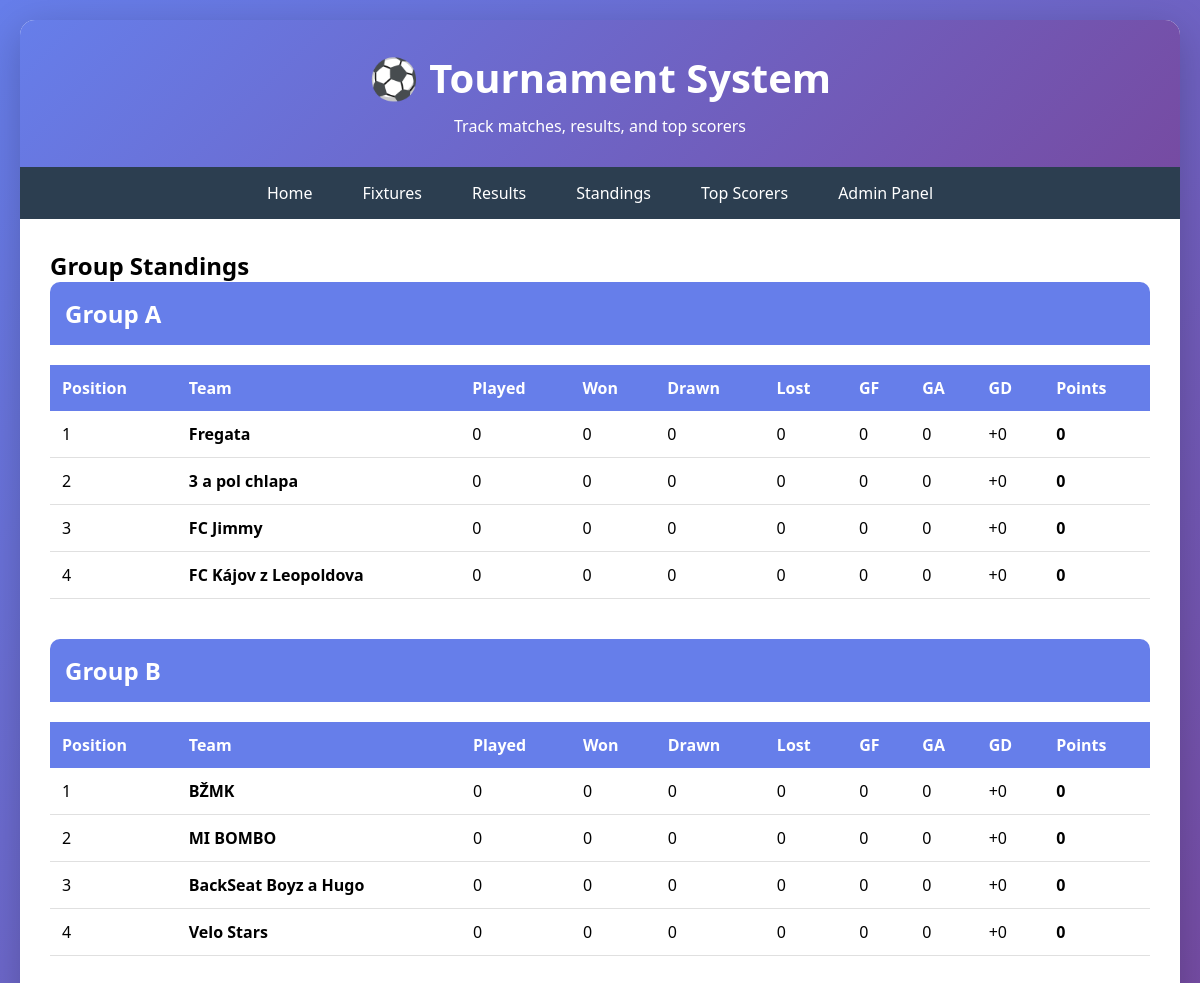
The app's page /standings/, older data.
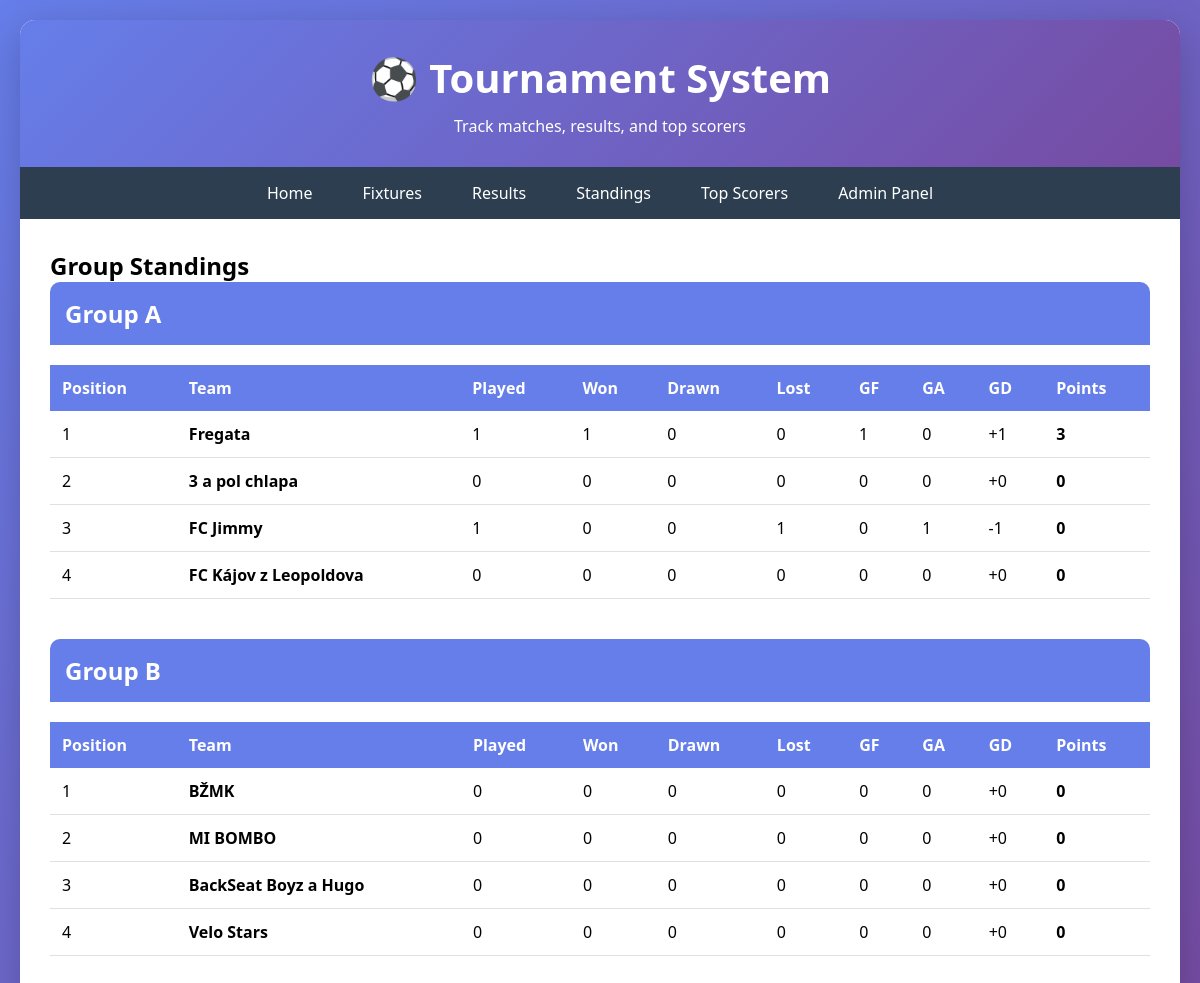
The same page, newer data.
### tournament/models.py (models this page shows, shortened)
class Team(models.Model):
    name = models.CharField(max_length=100, unique=True)
    group = models.CharField(max_length=10, choices=[
        ('A', 'Group A'),
        ('B', 'Group B'),
        ('C', 'Group C'),
        ('D', 'Group D'),
    ], default='A')
    logo = models.ImageField(upload_to='team_logos/', blank=True, null=True)
    played = models.IntegerField(default=0)
    won = models.IntegerField(default=0)
    drawn = models.IntegerField(default=0)
    lost = models.IntegerField(default=0)
    goals_for = models.IntegerField(default=0)
    goals_against = models.IntegerField(default=0)
    points = models.IntegerField(default=0)
    class Meta:
        ordering = ['group', '-points', '-goals_for']
    @property
    def goal_difference(self):
        return self.goals_for - self.goals_against

### tournament/views.py (the view)
# urls.py: path('standings/', views.standings, name='standings'),
def standings(request):
    groups = {}
    for group_letter in ['A', 'B', 'C', 'D']:
        teams = Team.objects.filter(group=group_letter)
        if teams.exists():
            groups[group_letter] = teams
    context = {
        'groups': groups,
    }
    return render(request, 'tournament/standings.html', context)

### tournament/templates/tournament/standings.html (shortened to what this page needs)
{% extends 'tournament/base.html' %}
{% block content %}
<h2>Group Standings</h2>
{% if groups %}
    {% for group_letter, teams in groups.items %}
    <div class="group-section">
        <div class="group-title">Group {{ group_letter }}</div>
        <table>
            <thead>
                <tr>
                    <th>Position</th>
                    <th>Team</th>
                    <th>Played</th>
                    <th>Won</th>
                    <th>Drawn</th>
                    <th>Lost</th>
                    <th>GF</th>
                    <th>GA</th>
                    <th>GD</th>
                    <th>Points</th>
                </tr>
            </thead>
            <tbody>
                {% for team in teams %}
                <tr>
                    <td>{{ forloop.counter }}</td>
                    <td><strong>{{ team.name }}</strong></td>
                    <td>{{ team.played }}</td>
                    <td>{{ team.won }}</td>
                    <td>{{ team.drawn }}</td>
                    <td>{{ team.lost }}</td>
                    <td>{{ team.goals_for }}</td>
                    <td>{{ team.goals_against }}</td>
                    <td>{{ team.goal_difference|stringformat:"+d" }}</td>
                    <td><strong>{{ team.points }}</strong></td>
                </tr>
                {% endfor %}
            </tbody>
        </table>
    </div>
    {% endfor %}
{% else %}
    <div class="no-data">No standings available yet</div>
{% endif %}
{% endblock %}

### tournament/templates/tournament/base.html (shortened to what this page needs)
<!DOCTYPE html>
<html lang="en">
  <head>
  </head>
  <body>
    <div class="container">
      <header>
        <h1>⚽ Tournament System</h1>
        <p>Track matches, results, and top scorers</p>
      </header>
      <nav>
        <a href="{% url 'tournament:home' %}">Home</a>
        <a href="{% url 'tournament:fixtures' %}">Fixtures</a>
        <a href="{% url 'tournament:results' %}">Results</a>
        <a href="{% url 'tournament:standings' %}">Standings</a>
        <a href="{% url 'tournament:top_scorers' %}">Top Scorers</a>
        <a href="/admin/">Admin Panel</a>
      </nav>
      <div class="content">{% block content %}{% endblock %}</div>
    </div>
  </body>
</html>

### tournament/templates/tournament/base.html (style rules this page uses)
* { margin: 0; padding: 0; box-sizing: border-box; }
body { font-family: "Segoe UI", Tahoma, Geneva, Verdana, sans-serif; background: linear-gradient(135deg, #667eea 0%, #764ba2 100%); min-height: 100vh; padding: 20px; }
.container { max-width: 1200px; margin: 0 auto; background: white; border-radius: 15px; box-shadow: 0 10px 40px rgba(0, 0, 0, 0.2); overflow: hidden; }
header { background: linear-gradient(135deg, #667eea 0%, #764ba2 100%); color: white; padding: 30px; text-align: center; }
header h1 { font-size: 2.5em; margin-bottom: 10px; }
nav { background: #2c3e50; padding: 0; display: flex; justify-content: center; flex-wrap: wrap; }
nav a { color: white; text-decoration: none; padding: 15px 25px; display: inline-block; transition: background 0.3s; }
.content { padding: 30px; min-height: 400px; }
table { width: 100%; border-collapse: collapse; margin-top: 20px; }
table th { background: #667eea; color: white; padding: 12px; text-align: left; }
table td { padding: 12px; border-bottom: 1px solid #e0e0e0; }
.group-section { margin-bottom: 40px; }
.group-title { background: #667eea; color: white; padding: 15px; border-radius: 10px 10px 0 0; font-size: 1.5em; font-weight: bold; }

Row changes from the older to the newer data that the page shows:
changed Team "Fregata": played "0" → "1"; won "0" → "1"; goals_for "0" → "1"; goal_difference "+0" → "+1"; points "0" → "3"
changed Team "FC Jimmy": played "0" → "1"; lost "0" → "1"; goals_against "0" → "1"; goal_difference "+0" → "-1"
